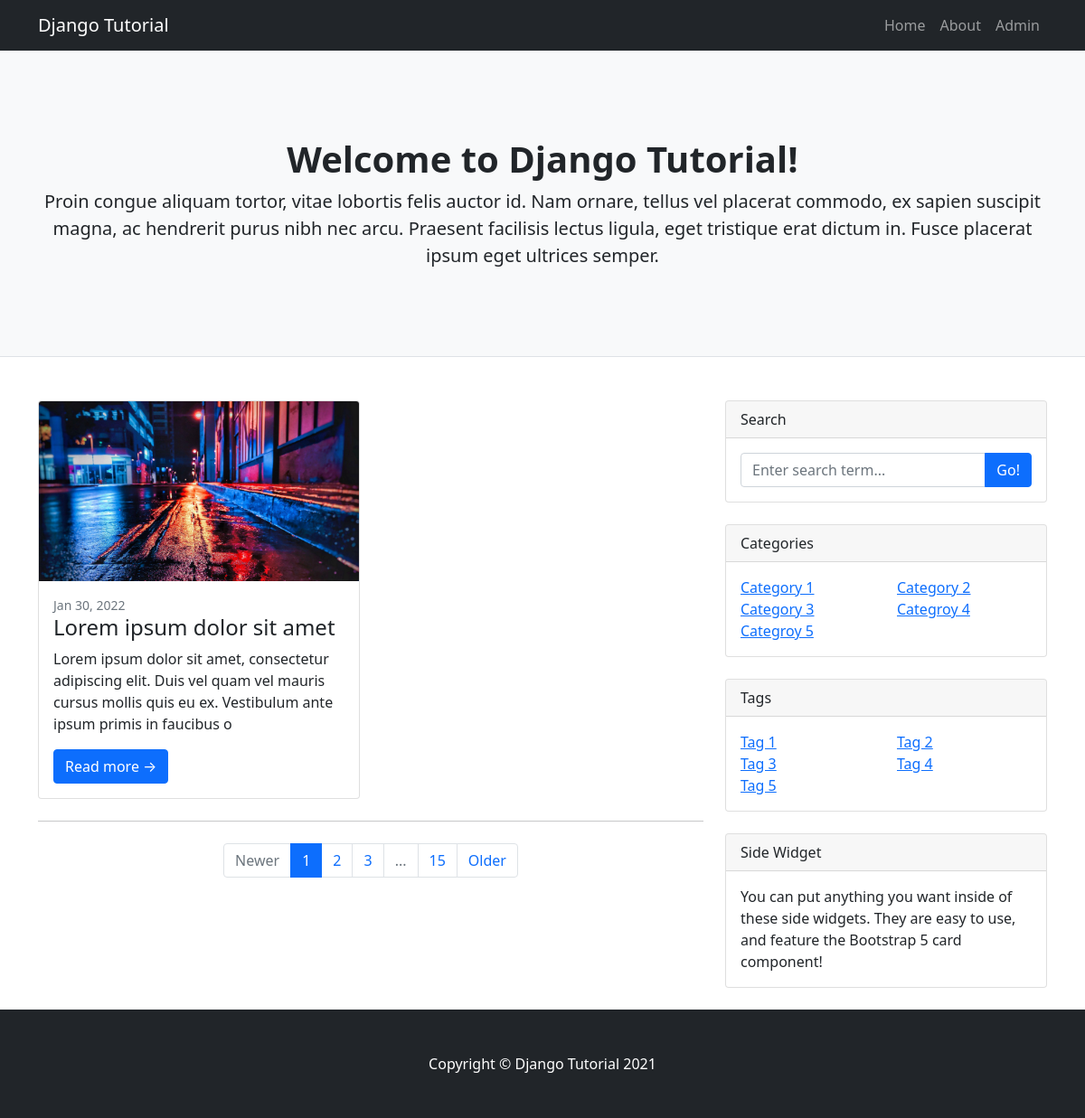
The page / on the database its author committed.
### blog/models.py (models this page shows, shortened)
class Site(models.Model):
    name = models.CharField(max_length=200)
    description = models.TextField()
    logo = models.ImageField(upload_to='logo/')

class Post(models.Model):
    title = models.CharField(max_length=200)
    slug = models.SlugField()
    content = RichTextField()
    featured_image = models.ImageField(upload_to='images/')
    is_published = models.BooleanField(default=False)
    is_featured = models.BooleanField(default=False)
    created_at = models.DateField(auto_now=True)
    category = models.ForeignKey(Category, on_delete=models.CASCADE)
    tag = models.ManyToManyField(Tag)
    user = models.ForeignKey(settings.AUTH_USER_MODEL,
                             on_delete=models.CASCADE)

class Category(models.Model):
    name = models.CharField(max_length=200)
    slug = models.SlugField()
    description = models.TextField()
    class Meta:
        verbose_name_plural = "categories"

class Tag(models.Model):
    name = models.CharField(max_length=200)
    slug = models.SlugField()
    description = models.TextField()

### blog/views.py (the view)
# urls.py: 2. Add a URL to urlpatterns:  path('', views.home, name='home')
def home(request):
    site = Site.objects.first()
    categories = Category.objects.all()
    tags = Tag.objects.all()
    page = request.GET.get('page', '')
    posts = Post.objects.all().filter(is_published=True)
    paginator = Paginator(posts, 1)
    try:
        posts = paginator.page(page)
    except PageNotAnInteger:
        posts = paginator.page(1)
    except EmptyPage:
        posts = paginator.page(paginator.num_pages)
    return render(request, 'home.html', {
        'site': site,
        'posts': posts,
        'categories': categories,
        'tags': tags,
    })

### templates/home.html (shortened to what this page needs)
{% extends 'layout.html' %}  {% block header %}
<header class="py-5 bg-light border-bottom mb-4">
  <div class="container">
    <div class="text-center my-5">
      <h1 class="fw-bolder">Welcome to {{ site.name }}!</h1>
      <p class="lead mb-0">{{ site.description }}</p>
    </div>
  </div>
</header>
{% endblock header %} {% block content %} {% include 'vendor/post-list.html' %}
{% include 'vendor/sidebar.html' %} {% endblock content %}

### templates/layout.html (shortened to what this page needs)
<!DOCTYPE html>
<html lang="en">
  <head>
    <link
      href="https://cdn.jsdelivr.net/npm/bootstrap@5.1.3/dist/css/bootstrap.min.css"
      rel="stylesheet"
    />
    {% load static %}
    <link href="{% static "css/style.css" %}" rel="stylesheet">
  </head>
  <body>
    <nav class="navbar navbar-expand-lg navbar-dark bg-dark">
      <div class="container">
        <a class="navbar-brand" href="/">{{ site.name }}</a>
        <div class="collapse navbar-collapse" id="navbarSupportedContent">
          <ul class="navbar-nav ms-auto mb-2 mb-lg-0">
            <li class="nav-item"><a class="nav-link" href="/">Home</a></li>
            <li class="nav-item"><a class="nav-link" href="#">About</a></li>
            <li class="nav-item">
              <a class="nav-link" href="/admin">Admin</a>
            </li>
          </ul>
        </div>
      </div>
    </nav>
    {% block header %}{% endblock header %}
    <div class="container mt-5">
      <div class="row">{% block content %}{% endblock content %}</div>
    </div>
    <footer class="py-5 bg-dark">
      <div class="container">
        <p class="m-0 text-center text-white">
          Copyright &copy; {{ site.name }} 2021
        </p>
      </div>
    </footer>
  </body>
</html>

### templates/vendor/post-list.html
<div class="col-lg-8">
  <div class="row">
    {% for post in posts %}
    <div class="col-md-6">
      <div class="card mb-4 px-md-0">
        <a href="{% url 'post' post.slug %}"
          ><img
            class="card-img-top"
            src="{{ post.featured_image.url }}"
            alt="..."
        /></a>
        <div class="card-body">
          <div class="small text-muted">
            {{ post.created_at|date:"M d, Y" }}
          </div>
          <h2 class="card-title h4">{{ post.title }}</h2>
          <p class="card-text">{{ post.content|striptags|slice:150 }}</p>
          <a class="btn btn-primary" href="{% url 'post' post.slug %}"
            >Read more →</a
          >
        </div>
      </div>
    </div>
    {% endfor %}
  </div>
  <nav aria-label="Pagination">
    <hr class="my-0" />
    <ul class="pagination justify-content-center my-4">
      <li class="page-item disabled">
        <a class="page-link" href="#" tabindex="-1" aria-disabled="true"
          >Newer</a
        >
      </li>
      <li class="page-item active" aria-current="page">
        <a class="page-link" href="#!">1</a>
      </li>
      <li class="page-item"><a class="page-link" href="#!">2</a></li>
      <li class="page-item"><a class="page-link" href="#!">3</a></li>
      <li class="page-item disabled"><a class="page-link" href="#!">...</a></li>
      <li class="page-item"><a class="page-link" href="#!">15</a></li>
      <li class="page-item"><a class="page-link" href="#!">Older</a></li>
    </ul>
  </nav>
</div>

### templates/vendor/sidebar.html
<div class="col-lg-4">
  <div class="card mb-4">
    <div class="card-header">Search</div>
    <div class="card-body">
      <div class="input-group">
        <input
          class="form-control"
          type="text"
          placeholder="Enter search term..."
          aria-label="Enter search term..."
          aria-describedby="button-search"
        />
        <button class="btn btn-primary" id="button-search" type="button">
          Go!
        </button>
      </div>
    </div>
  </div>
  <div class="card mb-4">
    <div class="card-header">Categories</div>
    <div class="card-body">
      <ul class="list-unstyled mb-0 row">
        {% for category in categories %}
        <li class="col-sm-6">
          <a href="{% url 'category' category.slug %}">{{ category.name }}</a>
        </li>
        {% endfor %}
      </ul>
    </div>
  </div>
  <div class="card mb-4">
    <div class="card-header">Tags</div>
    <div class="card-body">
      <ul class="list-unstyled mb-0 row">
        {% for tag in tags %}
        <li class="col-sm-6">
          <a href="{% url 'tag' tag.slug %}">{{ tag.name }}</a>
        </li>
        {% endfor %}
      </ul>
    </div>
  </div>
  <div class="card mb-4">
    <div class="card-header">Side Widget</div>
    <div class="card-body">
      You can put anything you want inside of these side widgets. They are easy
      to use, and feature the Bootstrap 5 card component!
    </div>
  </div>
</div>

### rows shown on the page
Site: name "Django Tutorial", description "Proin congue aliquam tortor, vitae lobortis felis auctor id. Nam ornare, tellus vel placerat commodo, ex sapien suscipit magna, ac hendrerit purus nibh nec arcu. Praesent facilisis lectus ligula, eget tristique erat dictum in. Fusce placerat ipsum eget ultrices semper."
Post: featured_image (picture), created_at "Jan 30, 2022", title "Lorem ipsum dolor sit amet", content "Lorem ipsum dolor sit amet, consectetur adipiscing elit. Duis vel quam vel mauris cursus mollis quis eu ex. Vestibulum ante ipsum primis in faucibus o"
Category: name "Category 1"
Category: name "Category 2"
Category: name "Category 3"
Category: name "Categroy 4"
Category: name "Categroy 5"
Tag: name "Tag 1"
Tag: name "Tag 2"
Tag: name "Tag 3"
Tag: name "Tag 4"
Tag: name "Tag 5"
